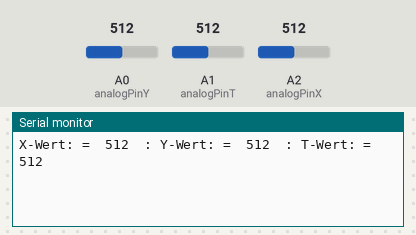
Bench run of a sketch on a simulated Arduino Uno, built with avr-gcc and run on an emulated ATmega328P. On the bench: the last lines printed to the serial monitor. The test bench sets the inputs (shaded band); at power-on: A0 (analogPinY) = 512, A1 (analogPinT) = 512, A2 (analogPinX) = 512.

Above: at 1.2 s.
1.3 s: A0 (analogPinY) set to 716
At 1.7 s:
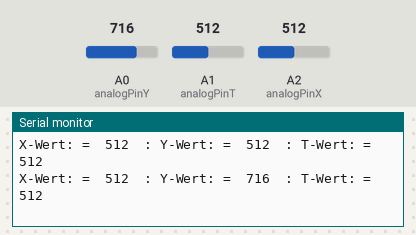
2.8 s: A1 (analogPinT) set to 716
At 3.4 s:
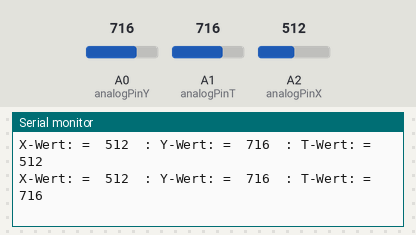
4.3 s: A2 (analogPinX) set to 716
At 4.3 s:
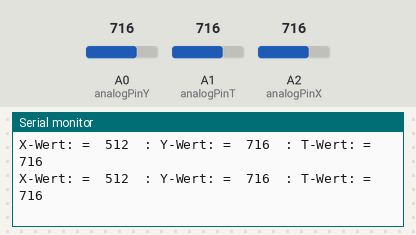
5.8 s: A0 (analogPinY) set to 900
At 6.9 s:
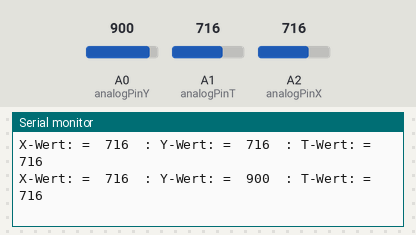
7.3 s: A1 (analogPinT) set to 900
At 8.0 s:
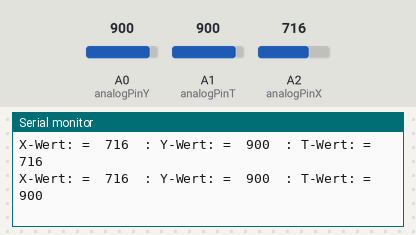
8.8 s: A2 (analogPinX) set to 900
At 9.7 s:
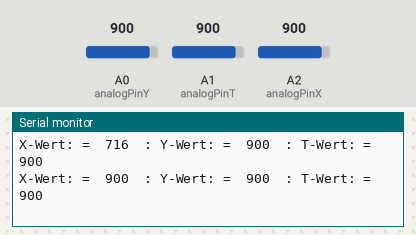
Timing chart, 0 to 11.3 s (numbered marks = the images above; inputs shaded):
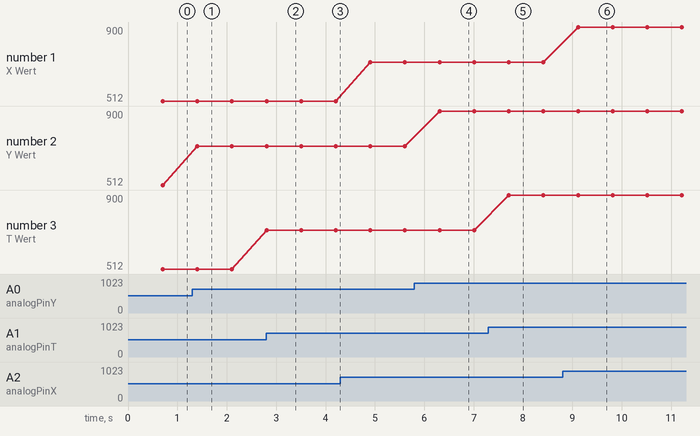

The sketch:

JoyStick_Test.ino
```cpp
/*     */

// diese Constanten ändern sich nicht:
const int analogPinX = A2;     // der Pin mit dem das Potentiometer verbunden ist
const int analogPinY = A0;     // der Pin mit dem das Potentiometer verbunden ist
const int analogPinT = A1;     // der Pin mit dem das Potentiometer verbunden ist

unsigned long interval = 700;          // Intervallzeit (2 Sekunden)
unsigned long prev;           // Zeit-Variable

void setup()
{
  Serial.begin(9600);
}

void loop()
{
  int XWert = analogRead(analogPinX);                  // Wert des Potentiometer lesen
  int YWert = analogRead(analogPinY);                  // Wert des Potentiometer lesen
  int TWert = analogRead(analogPinT);                  // Wert des Potentiometer lesen

  if((millis() - prev) > interval)
  {
    prev = millis();                        // jetzigen Zeitstempel wieder merken (quasi reset)
    Serial.print("X-Wert: =  ");                // Print ohne new line (LN)
    Serial.print(XWert);
    Serial.print("  : ");
    Serial.print("Y-Wert: =  ");                // Print ohne new line (LN)
    Serial.print(YWert);
    Serial.print("  : ");
    Serial.print("T-Wert: =  ");                // Print ohne new line (LN)
    Serial.println(TWert);
  }  // if
}         // loop
```

Measured:
- after the input at 1.3 s, the serial monitor: prints a new line after 0.10 s (image 1)
- after the input at 2.8 s, the serial monitor: prints a new line at once (image 2)
- after the input at 5.8 s, the serial monitor: prints a new line after 0.51 s (image 4)
- after the input at 7.3 s, the serial monitor: prints a new line after 0.41 s (image 5)
- after the input at 8.8 s, the serial monitor: prints a new line after 0.31 s (image 6)
- plotted number 2: 512 → 716 after the input at 1.3 s, 716 → 900 after the input at 5.8 s
